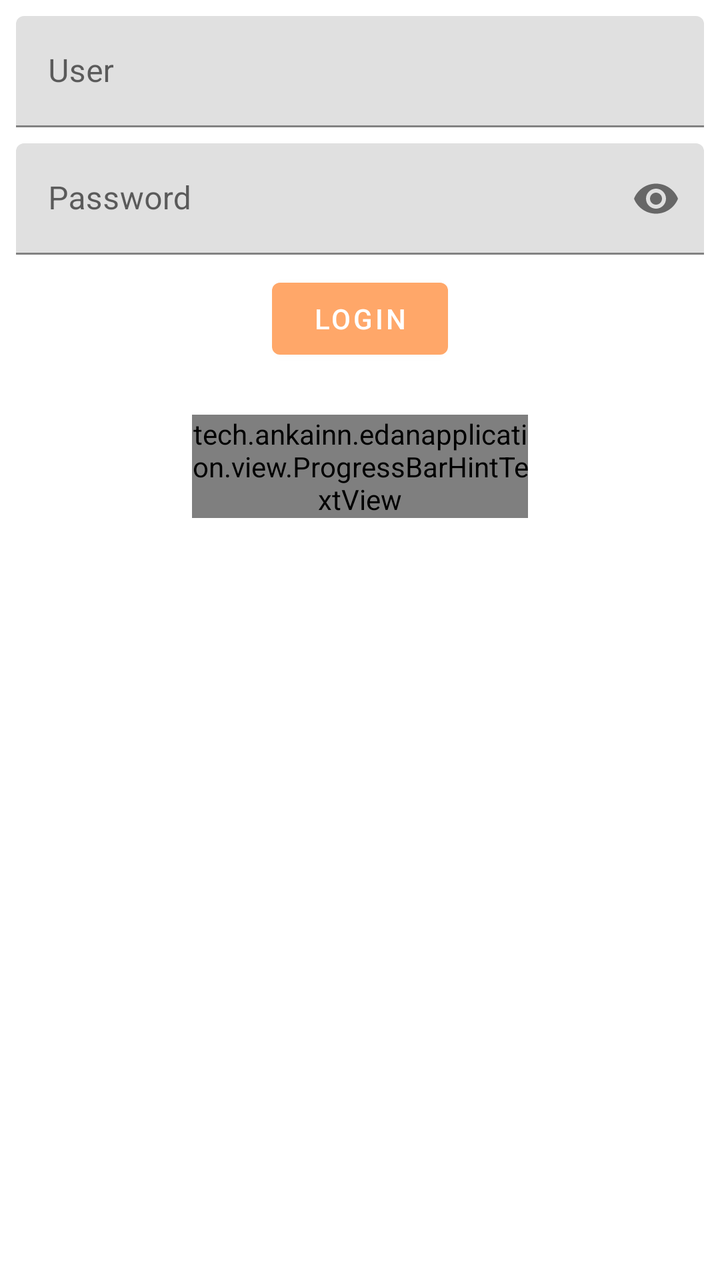
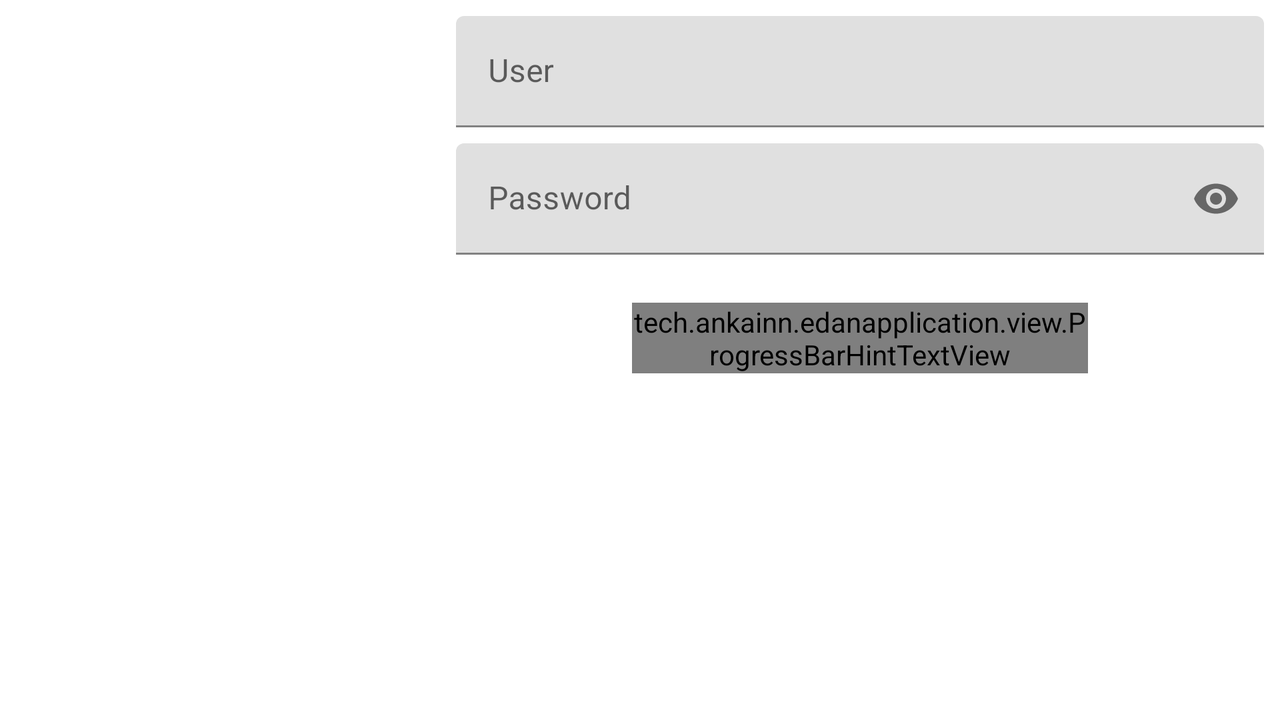

The same Android screen from two of the app's own layout files: first res/layout/ as a phone draws it, then the repository's variant for another configuration, drawn on a device whose configuration selects that folder. Both files follow.
<!-- AndroidManifest.xml: application theme AppTheme -->
<!-- res/layout/fragment_login.xml -->
<?xml version="1.0" encoding="utf-8"?>
<layout xmlns:android="http://schemas.android.com/apk/res/android"
    xmlns:app="http://schemas.android.com/apk/res-auto">

    <data>
    </data>

    <androidx.constraintlayout.widget.ConstraintLayout
        android:layout_width="match_parent"
        android:layout_height="match_parent">

        <ImageView
            android:scaleType="centerCrop"
            android:id="@+id/wall_image"
            android:layout_width="match_parent"
            android:layout_height="match_parent"/>

        <com.google.android.material.textfield.TextInputLayout
            android:layout_marginTop="@dimen/dim_nor"
            android:layout_marginStart="@dimen/dim_nor"
            android:layout_marginEnd="@dimen/dim_nor"
            app:layout_constraintTop_toTopOf="parent"
            android:hint="@string/user_input"
            android:id="@+id/user_text_layout"
            android:layout_width="match_parent"
            android:layout_height="wrap_content">

            <com.google.android.material.textfield.TextInputEditText
                android:inputType="text"
                android:imeOptions="actionNext"
                android:nextFocusForward="@id/pass_input"
                android:id="@+id/user_input"
                android:maxLength="24"
                android:maxLines="1"
                android:layout_width="match_parent"
                android:layout_height="match_parent" />

        </com.google.android.material.textfield.TextInputLayout>

        <com.google.android.material.textfield.TextInputLayout
            app:endIconMode="password_toggle"
            android:layout_marginTop="@dimen/dim_nor"
            android:layout_marginStart="@dimen/dim_nor"
            android:layout_marginEnd="@dimen/dim_nor"
            app:layout_constraintTop_toBottomOf="@id/user_text_layout"
            android:hint="@string/pass_input"
            android:id="@+id/pass_text_layout"
            android:layout_width="match_parent"
            android:layout_height="wrap_content">

            <com.google.android.material.textfield.TextInputEditText
                android:id="@+id/pass_input"
                android:inputType="text|textPassword"
                android:imeOptions="actionDone"
                android:maxLength="24"
                android:maxLines="1"
                android:layout_width="match_parent"
                android:layout_height="match_parent" />

        </com.google.android.material.textfield.TextInputLayout>

        <com.google.android.material.button.MaterialButton
            android:layout_marginTop="@dimen/dim_nor"
            app:layout_constraintStart_toStartOf="parent"
            app:layout_constraintEnd_toEndOf="parent"
            app:layout_constraintTop_toBottomOf="@id/pass_text_layout"
            android:id="@+id/btn_login"
            android:text="@string/login"
            android:layout_width="wrap_content"
            android:layout_height="wrap_content" />

        <tech.ankainn.edanapplication.view.ProgressBarHintTextView
            app:showHide="@{false}"
            android:id="@+id/progress_text"
            android:layout_marginTop="@dimen/dim_xbig"
            android:layout_marginStart="@dimen/dim_xxxxbig"
            android:layout_marginEnd="@dimen/dim_xxxxbig"
            app:layout_constraintTop_toBottomOf="@id/btn_login"
            android:layout_width="match_parent"
            android:layout_height="wrap_content" />

    </androidx.constraintlayout.widget.ConstraintLayout>

</layout>
<!-- resources referenced by this layout -->
<resources>
  <dimen name="dim_nor">8dp</dimen>
  <dimen name="dim_xbig">24dp</dimen>
  <dimen name="dim_xxxxbig">96dp</dimen>
  <string name="login">Login</string>
  <string name="pass_input">Password</string>
  <string name="user_input">User</string>
  <!-- from res/values-v27/ -->
  <style name="AppTheme" parent="BaseTheme">
          <item name="android:windowLayoutInDisplayCutoutMode">shortEdges</item>
          <item name="android:windowLightNavigationBar">@bool/light_mode</item>
      </style>
  <style name="BaseTheme" parent="Theme.MaterialComponents.DayNight.NoActionBar">
          
          <item name="colorPrimary">@color/colorPrimary</item>
          <item name="colorPrimaryDark">@color/colorPrimaryDark</item>
          <item name="colorAccent">@color/colorAccent</item>
          <item name="android:colorBackground">@color/colorBackground</item>
          <item name="android:navigationBarColor">@color/colorNavigationBar</item>
      </style>
  <color name="colorPrimary">#ffa769</color>
  <color name="colorPrimaryDark">#db915c</color>
  <color name="colorAccent">#54a4cc</color>
  <color name="colorBackground">#262626</color>
  <color name="colorNavigationBar">#000</color>
</resources>
<!-- res/layout-land/fragment_login.xml (the repository's variant of the layout above) -->
<!-- drawn on the phone turned sideways -->
<?xml version="1.0" encoding="utf-8"?>
<layout xmlns:android="http://schemas.android.com/apk/res/android"
    xmlns:app="http://schemas.android.com/apk/res-auto">

    <androidx.constraintlayout.widget.ConstraintLayout
        android:layout_width="match_parent"
        android:layout_height="match_parent">

        <com.google.android.material.textfield.TextInputLayout
            android:layout_marginTop="@dimen/dim_nor"
            android:layout_marginStart="@dimen/dim_nor"
            android:layout_marginEnd="@dimen/dim_nor"
            app:layout_constraintTop_toTopOf="parent"
            app:layout_constraintStart_toEndOf="@id/guideline"
            app:layout_constraintEnd_toEndOf="parent"
            android:id="@+id/user_text_layout"
            android:layout_width="0dp"
            android:layout_height="wrap_content">

            <com.google.android.material.textfield.TextInputEditText
                android:id="@+id/user_input"
                android:hint="@string/user_input"
                android:inputType="textAutoComplete"
                android:maxLength="24"
                android:maxLines="1"
                android:imeOptions="actionNext"
                android:nextFocusForward="@id/pass_input"
                android:layout_width="match_parent"
                android:layout_height="match_parent" />

        </com.google.android.material.textfield.TextInputLayout>

        <com.google.android.material.textfield.TextInputLayout
            app:passwordToggleEnabled="true"
            android:layout_marginTop="@dimen/dim_nor"
            android:layout_marginStart="@dimen/dim_nor"
            android:layout_marginEnd="@dimen/dim_nor"
            app:layout_constraintTop_toBottomOf="@id/user_text_layout"
            app:layout_constraintStart_toEndOf="@id/guideline"
            app:layout_constraintEnd_toEndOf="parent"
            android:id="@+id/pass_text_layout"
            android:layout_width="0dp"
            android:layout_height="wrap_content">

            <com.google.android.material.textfield.TextInputEditText
                android:id="@+id/pass_input"
                android:hint="@string/pass_input"
                android:inputType="textPassword"
                android:maxLength="24"
                android:maxLines="1"
                android:imeOptions="actionSend"
                android:nextFocusForward="@null"
                android:layout_width="match_parent"
                android:layout_height="match_parent" />

        </com.google.android.material.textfield.TextInputLayout>

        <tech.ankainn.edanapplication.view.ProgressBarHintTextView
            android:id="@+id/progress_text"
            android:layout_marginTop="@dimen/dim_xbig"
            android:layout_marginStart="@dimen/dim_xxxxbig"
            android:layout_marginEnd="@dimen/dim_xxxxbig"
            app:layout_constraintTop_toBottomOf="@id/pass_text_layout"
            app:layout_constraintStart_toEndOf="@id/guideline"
            app:layout_constraintEnd_toEndOf="parent"
            android:layout_width="0dp"
            android:layout_height="wrap_content" />

        <androidx.constraintlayout.widget.Guideline
            android:id="@+id/guideline"
            android:layout_width="wrap_content"
            android:layout_height="match_parent"
            android:orientation="vertical"
            app:layout_constraintGuide_end="420dp" />

    </androidx.constraintlayout.widget.ConstraintLayout>
</layout>
<!-- resources referenced by the variant -->
<!-- as the phone turned sideways resolves them -->
<resources>
  <dimen name="dim_nor">8dp</dimen>
  <dimen name="dim_xbig">24dp</dimen>
  <dimen name="dim_xxxxbig">96dp</dimen>
  <string name="pass_input">Password</string>
  <string name="user_input">User</string>
  <!-- from res/values-v27/ -->
  <style name="AppTheme" parent="BaseTheme">
          <item name="android:windowLayoutInDisplayCutoutMode">shortEdges</item>
          <item name="android:windowLightNavigationBar">@bool/light_mode</item>
      </style>
  <style name="BaseTheme" parent="Theme.MaterialComponents.DayNight.NoActionBar">
          
          <item name="colorPrimary">@color/colorPrimary</item>
          <item name="colorPrimaryDark">@color/colorPrimaryDark</item>
          <item name="colorAccent">@color/colorAccent</item>
          <item name="android:colorBackground">@color/colorBackground</item>
          <item name="android:navigationBarColor">@color/colorNavigationBar</item>
      </style>
  <color name="colorPrimary">#ffa769</color>
  <color name="colorPrimaryDark">#db915c</color>
  <color name="colorAccent">#54a4cc</color>
  <color name="colorBackground">#262626</color>
  <color name="colorNavigationBar">#000</color>
</resources>
